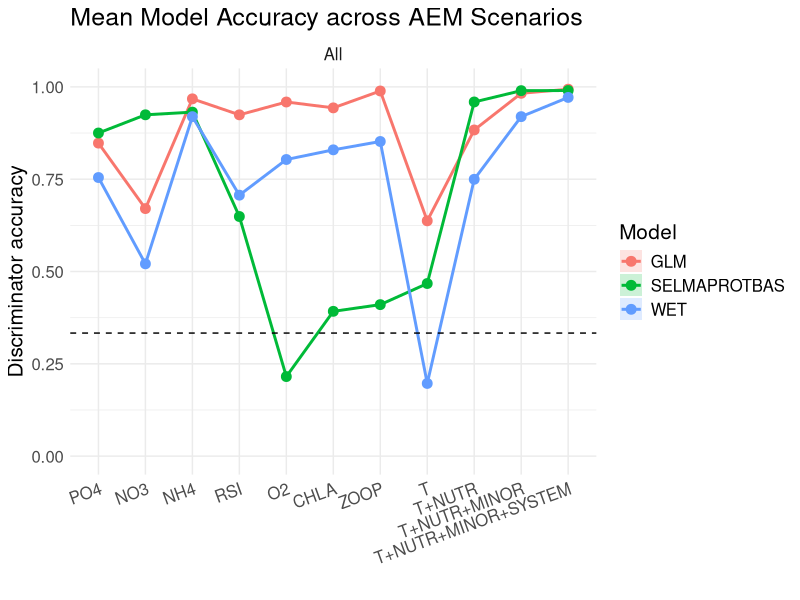
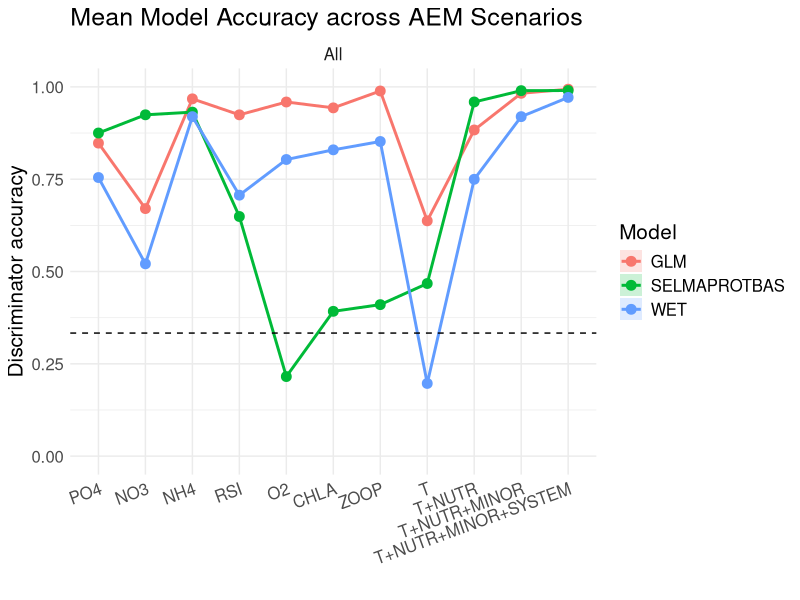

The R script that drew these images, in order:
library(tidyverse)
library(patchwork)



accuracy = read.csv('output/accuracy.csv') %>%
  mutate(model_scenario = as.factor(model_scenario),
         aem_scenario = as.factor(aem_scenario),
         model = as.factor(model))


print(accuracy)

# Compute mean and range
summary_df <- accuracy %>%
  group_by(aem_scenario, model, model_scenario) %>%
  summarise(
    mean_accuracy = mean(accuracy),
    ymin = min(accuracy),  # Lower bound (can use mean - sd for confidence interval)
    ymax = max(accuracy)   # Upper bound (or mean + sd)
  ) %>% 
  mutate(aem_scenario = factor(aem_scenario, 
                               levels = c('PO4','NO3','NH4',
                                          'RSI', 'O2', 'CHLA', 'ZOOP','T',
                                          'T+NUTR', 'T+NUTR+MINOR',
                                          'T+NUTR+MINOR+SYSTEM')))

# Create the plot
ggplot(summary_df, aes(x = aem_scenario, y = mean_accuracy, color = model,  group = interaction(model, model_scenario))) +
  geom_ribbon(aes(ymin = ymin, ymax = ymax, fill = model), alpha = 0.2, color = NA) +  # Shaded range
  geom_line(linewidth = 1) +  # Mean accuracy
  geom_point(size = 3) +  # Mean accuracy points
  geom_hline(yintercept = 0.3333, linetype = 'dashed') + ylim(0,1.0) +
  theme_minimal() +
  labs(title = "Mean Model Accuracy across AEM Scenarios",
       x = "",
       y = "Discriminator accuracy",
       color = "Model",
       linetype = "Model Scenario",
       fill = "Model") +  # Legend for shading
  theme(axis.text.x = element_text(angle = 20, hjust = 1), text = element_text(size = 15)) +
  facet_wrap(~ model_scenario, ncol = 1)
ggsave(filename = 'accuracy.png', dpi = 300, units = 'in', width = 14, height = 10)
